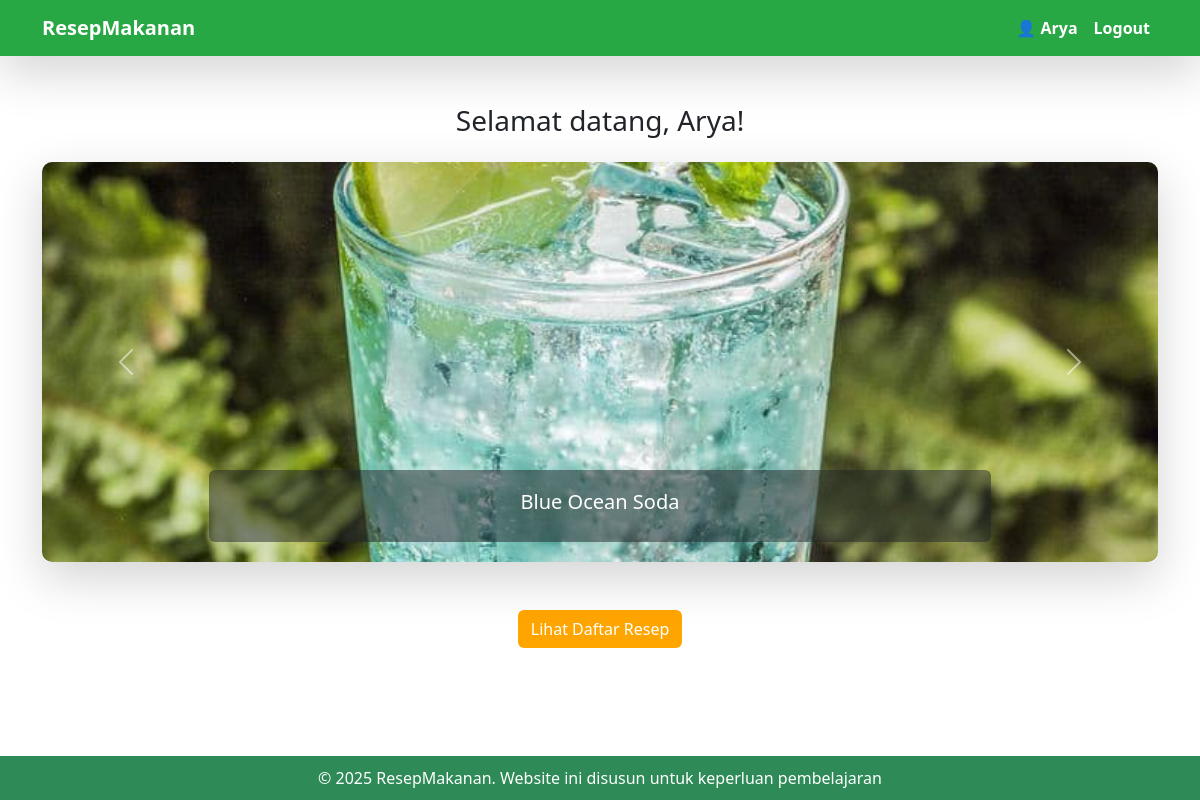
The app's page /dashboard.php (signed in) with its own data.
### tables this page shows
CREATE TABLE `resep` (
  `id` int(11) NOT NULL,
  `judul` varchar(255) NOT NULL,
  `deskripsi` text NOT NULL,
  `kategori` varchar(100) DEFAULT NULL,
  `bahan` text NOT NULL,
  `langkah` text NOT NULL,
  `gambar` varchar(255) DEFAULT NULL,
  `id_kategori` int(11) DEFAULT NULL
);

### dashboard.php (the view, shortened to what this page needs)
<?php
include 'koneksi.php';
$role = $_SESSION['role'] ?? 'user';
$res = $koneksi->query("SELECT id, judul, gambar FROM resep ORDER BY RAND() LIMIT 5");
$resepList = $res->fetch_all(MYSQLI_ASSOC);
?>
<!DOCTYPE html>
<html lang="id">
<head>
    <link href="https://cdn.jsdelivr.net/npm/bootstrap@5.3.0/dist/css/bootstrap.min.css" rel="stylesheet">
</head>
<body>
<nav class="navbar navbar-expand-lg shadow-lg" style="color: white !important; font-weight: bold;">
  <div class="container">
    <a class="navbar-brand" href="#">ResepMakanan</a>
    <div class="collapse navbar-collapse">
      <ul class="navbar-nav ms-auto">
        <li class="nav-item"><span class="nav-link">👤 <?= htmlspecialchars($_SESSION['username']) ?></span></li>
        <li class="nav-item"><a class="nav-link text-white" href="logout.php">Logout</a></li>
      </ul>
    </div>
  </div>
</nav>
<div class="container mt-5 content text-center">
    <h3 class="mb-4 ">Selamat datang, <?= htmlspecialchars($_SESSION['username']) ?>!</h3>
    <?php if (!empty($resepList)): ?>
    <div id="carouselResep" class="carousel slide mb-5 shadow-lg rounded-3" data-bs-ride="carousel">
        <div class="carousel-inner">
            <?php foreach ($resepList as $index => $resep): ?>
            <div class="carousel-item <?= $index === 0 ? 'active' : '' ?>">
                <img src="images/<?= htmlspecialchars($resep['gambar']) ?>" class="d-block w-100" alt="<?= htmlspecialchars($resep['judul']) ?>">
                <div class="carousel-caption d-none d-md-block bg-dark bg-opacity-50 rounded">
                    <h5><?= htmlspecialchars($resep['judul']) ?></h5>
                </div>
            </div>
            <?php endforeach; ?>
        </div>
        <button class="carousel-control-prev" type="button" data-bs-target="#carouselResep" data-bs-slide="prev">
            <span class="carousel-control-prev-icon"></span>
        </button>
        <button class="carousel-control-next" type="button" data-bs-target="#carouselResep" data-bs-slide="next">
            <span class="carousel-control-next-icon"></span>
        </button>
    </div>
    <?php endif; ?>
    <?php if ($role === 'admin'): ?>
        <a href="kelola_resep.php" class="btn btn-orange">Kelola Resep</a>
    <?php else: ?>
        <a href="index.php" class="btn btn-orange">Lihat Daftar Resep</a>
    <?php endif; ?>
</div>
<footer class="footer mt-auto">
  <div class="container">
    <p class="mb-0">© <?= date('Y') ?> ResepMakanan. Website ini disusun untuk keperluan pembelajaran</p>
  </div>
</footer>
</body>
</html>

### dashboard.php (style rules this page uses)
html, body { height: 100%; }
body { display: flex; flex-direction: column; background-color:white; font-family: 'Segoe UI', sans-serif; }
.content { flex: 1; }
.navbar { background-color: #28a745; }
.navbar-brand, .nav-link, .text-white { color: white !important; }
.btn-orange { background-color: #ffa500; color: white; }
.footer { background-color: #2e8b57; color: white; padding: 10px 0; text-align: center; }
.navbar-brand, .nav-link { color: white !important; font-weight: bold; }
.carousel-item img { height: 400px; object-fit: cover; border-radius: 10px; }

### records on screen
resep: gambar (picture), judul "Blue Ocean Soda"

### other values on screen
$_SESSION['username'] "Arya"
